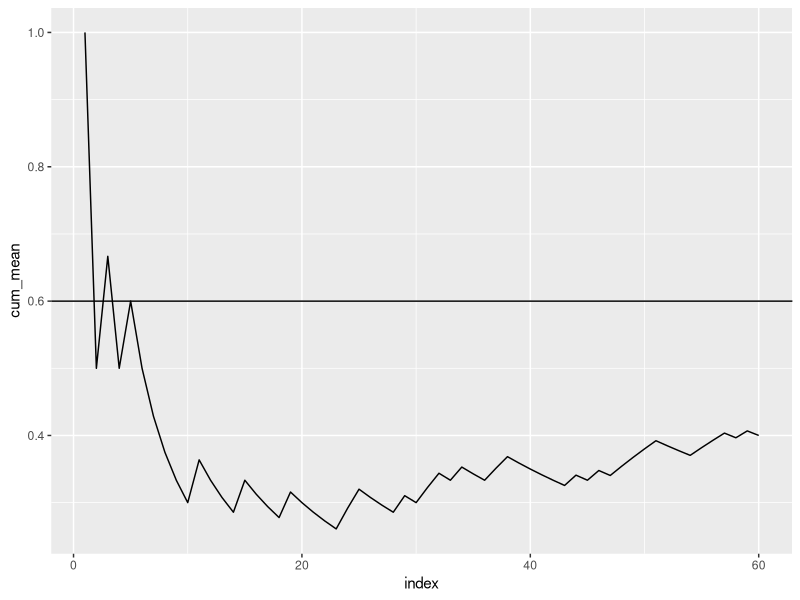
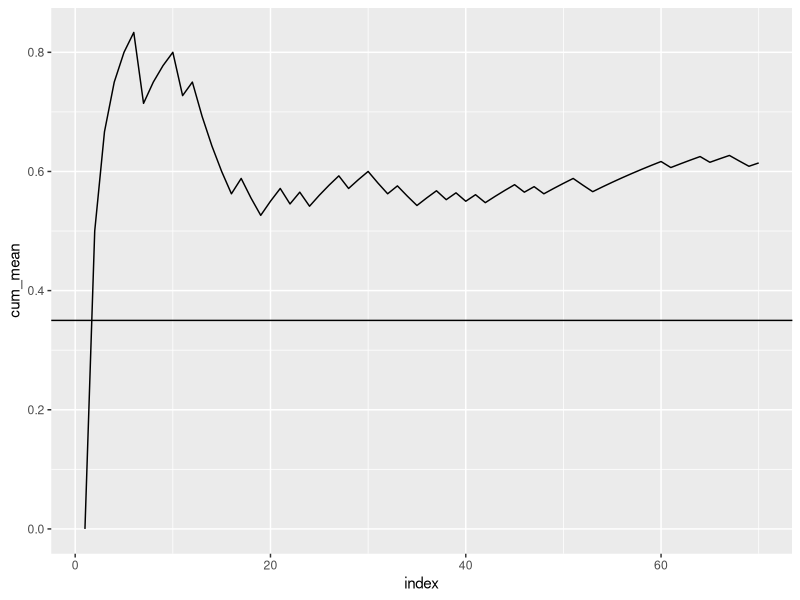
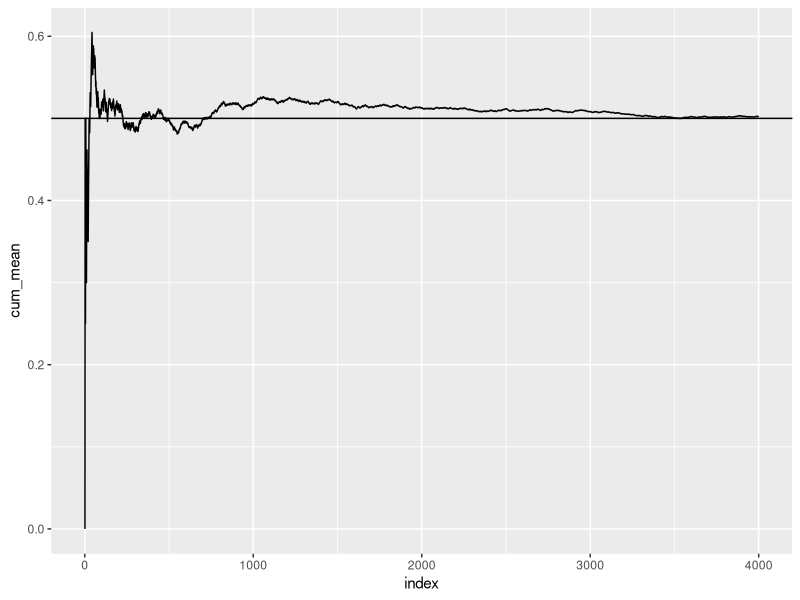

Generate these figures, in order, with R:
## ---- chunk 1
knitr::opts_chunk$set(echo = TRUE)
## ---- chunk 2
library(ggplot2)
library(scales)
## ---- chunk 3
#Coin Toss
##Generate Data 
tossCoin = function(n=40, p=0.5) {

  # create a probability distribution, a vector of outcomes (H/T are coded using 0/1)
  # and their associated probabilities
  outcomes =  c(0,1)# sample space
  probabilities = c(p,1-p)
  
  # create a random sample of n flips; this could also be done with
  # the rbinom() function, but sample() is perhaps more useful
  flips = sample(outcomes,n,replace=T,prob=probabilities)
  
  # now create a cumulative mean vector
  cum_sum =   cumsum(flips)  #Hint: use cumsum() function
  index = c(1:n)
  cum_mean = cum_sum/index
  
  # now combine the index, flips and cum_mean vectors
  # into a data frame and return it
  return(data.frame(index,cum_mean))
}
## ---- chunk 4
#Plot the Data 
ggplotCoinTosses = function(n=40, p=.50) {
  # visualize how cumulative average converges on p  
  # roll the dice n times and calculate means
  trial1 = tossCoin(n,p)
  max_y = ceiling(max(trial1$cum_mean))
  if (max_y < .75) max_y = .75 
  min_y = floor(min(trial1$cum_mean))
  if (min_y > .4) min_y = .4
  
  # calculate last mean and standard error
  last_mean = round(trial1$cum_mean[n],9)
  
  # plot the results together
  ggplot(trial1, aes(x = index, y = cum_mean)) +
    geom_line()+
    geom_hline(yintercept = p)
  
}  

# call the function; let's use a fair coin (p=0.5)
ggplotCoinTosses(n = 60, 0.6)
ggplotCoinTosses(n = 70, 0.35)
ggplotCoinTosses(n = 4000, 0.5)

